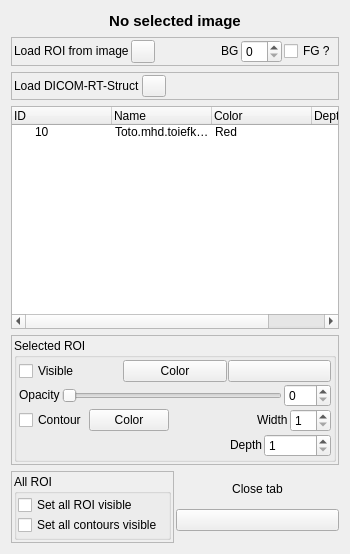
<?xml version="1.0" encoding="UTF-8"?>
<ui version="4.0">
 <class>vvToolROIManager</class>
 <widget class="QWidget" name="vvToolROIManager">
  <property name="geometry">
   <rect>
    <x>0</x>
    <y>0</y>
    <width>350</width>
    <height>554</height>
   </rect>
  </property>
  <property name="sizePolicy">
   <sizepolicy hsizetype="Preferred" vsizetype="Preferred">
    <horstretch>0</horstretch>
    <verstretch>0</verstretch>
   </sizepolicy>
  </property>
  <property name="maximumSize">
   <size>
    <width>16777215</width>
    <height>16777215</height>
   </size>
  </property>
  <property name="windowTitle">
   <string>Form</string>
  </property>
  <layout class="QVBoxLayout" name="verticalLayout_5">
   <item>
    <layout class="QHBoxLayout" name="horizontalLayout_2">
     <item>
      <spacer name="horizontalSpacer">
       <property name="orientation">
        <enum>Qt::Horizontal</enum>
       </property>
       <property name="sizeHint" stdset="0">
        <size>
         <width>40</width>
         <height>20</height>
        </size>
       </property>
      </spacer>
     </item>
     <item>
      <widget class="QLabel" name="mLabelInputInfo">
       <property name="font">
        <font>
         <pointsize>11</pointsize>
         <weight>75</weight>
         <bold>true</bold>
        </font>
       </property>
       <property name="frameShape">
        <enum>QFrame::NoFrame</enum>
       </property>
       <property name="text">
        <string>No selected image</string>
       </property>
       <property name="alignment">
        <set>Qt::AlignCenter</set>
       </property>
      </widget>
     </item>
     <item>
      <spacer name="horizontalSpacer_3">
       <property name="orientation">
        <enum>Qt::Horizontal</enum>
       </property>
       <property name="sizeHint" stdset="0">
        <size>
         <width>40</width>
         <height>20</height>
        </size>
       </property>
      </spacer>
     </item>
    </layout>
   </item>
   <item>
    <widget class="QFrame" name="frame_3">
     <property name="frameShape">
      <enum>QFrame::StyledPanel</enum>
     </property>
     <property name="frameShadow">
      <enum>QFrame::Raised</enum>
     </property>
     <layout class="QHBoxLayout" name="horizontalLayout">
      <property name="spacing">
       <number>2</number>
      </property>
      <property name="margin">
       <number>2</number>
      </property>
      <item>
       <widget class="QLabel" name="vectorFieldNameLabel_4">
        <property name="sizePolicy">
         <sizepolicy hsizetype="Preferred" vsizetype="Fixed">
          <horstretch>0</horstretch>
          <verstretch>0</verstretch>
         </sizepolicy>
        </property>
        <property name="text">
         <string>Load ROI from image</string>
        </property>
       </widget>
      </item>
      <item>
       <widget class="QPushButton" name="mOpenBinaryButton">
        <property name="sizePolicy">
         <sizepolicy hsizetype="Fixed" vsizetype="Fixed">
          <horstretch>0</horstretch>
          <verstretch>0</verstretch>
         </sizepolicy>
        </property>
        <property name="maximumSize">
         <size>
          <width>24</width>
          <height>24</height>
         </size>
        </property>
        <property name="toolTip">
         <string>Open label image</string>
        </property>
        <property name="text">
         <string/>
        </property>
        <property name="icon">
         <iconset resource="../vvIcons.qrc">
          <normaloff>:/common/icons/fileopen.png</normaloff>:/common/icons/fileopen.png</iconset>
        </property>
       </widget>
      </item>
      <item>
       <spacer name="horizontalSpacer_4">
        <property name="orientation">
         <enum>Qt::Horizontal</enum>
        </property>
        <property name="sizeHint" stdset="0">
         <size>
          <width>40</width>
          <height>20</height>
         </size>
        </property>
       </spacer>
      </item>
      <item>
       <widget class="QLabel" name="dimensionStaticLabel">
        <property name="sizePolicy">
         <sizepolicy hsizetype="Fixed" vsizetype="Fixed">
          <horstretch>0</horstretch>
          <verstretch>0</verstretch>
         </sizepolicy>
        </property>
        <property name="text">
         <string>BG</string>
        </property>
       </widget>
      </item>
      <item>
       <widget class="QSpinBox" name="mBackgroundValueSpinBox"/>
      </item>
      <item>
       <widget class="QCheckBox" name="mBGModeCheckBox">
        <property name="toolTip">
         <string>Tick if you want to consider FG mode instead of BG mode.</string>
        </property>
        <property name="text">
         <string>FG ?</string>
        </property>
       </widget>
      </item>
     </layout>
    </widget>
   </item>
   <item>
    <widget class="QFrame" name="frame_4">
     <property name="frameShape">
      <enum>QFrame::StyledPanel</enum>
     </property>
     <property name="frameShadow">
      <enum>QFrame::Raised</enum>
     </property>
     <layout class="QHBoxLayout" name="horizontalLayout_10">
      <property name="spacing">
       <number>2</number>
      </property>
      <property name="margin">
       <number>2</number>
      </property>
      <item>
       <widget class="QLabel" name="vectorFieldNameLabel_5">
        <property name="sizePolicy">
         <sizepolicy hsizetype="Preferred" vsizetype="Fixed">
          <horstretch>0</horstretch>
          <verstretch>0</verstretch>
         </sizepolicy>
        </property>
        <property name="text">
         <string>Load DICOM-RT-Struct</string>
        </property>
       </widget>
      </item>
      <item>
       <widget class="QPushButton" name="mOpenDicomButton">
        <property name="sizePolicy">
         <sizepolicy hsizetype="Fixed" vsizetype="Fixed">
          <horstretch>0</horstretch>
          <verstretch>0</verstretch>
         </sizepolicy>
        </property>
        <property name="maximumSize">
         <size>
          <width>24</width>
          <height>24</height>
         </size>
        </property>
        <property name="toolTip">
         <string>Open label image</string>
        </property>
        <property name="text">
         <string/>
        </property>
        <property name="icon">
         <iconset resource="../vvIcons.qrc">
          <normaloff>:/common/icons/fileopen.png</normaloff>:/common/icons/fileopen.png</iconset>
        </property>
       </widget>
      </item>
      <item>
       <spacer name="horizontalSpacer_6">
        <property name="orientation">
         <enum>Qt::Horizontal</enum>
        </property>
        <property name="sizeHint" stdset="0">
         <size>
          <width>40</width>
          <height>20</height>
         </size>
        </property>
       </spacer>
      </item>
     </layout>
    </widget>
   </item>
   <item>
    <widget class="QTreeWidget" name="mTree">
     <property name="sizePolicy">
      <sizepolicy hsizetype="Expanding" vsizetype="Expanding">
       <horstretch>0</horstretch>
       <verstretch>0</verstretch>
      </sizepolicy>
     </property>
     <property name="font">
      <font>
       <pointsize>9</pointsize>
      </font>
     </property>
     <property name="editTriggers">
      <set>QAbstractItemView::AllEditTriggers</set>
     </property>
     <property name="tabKeyNavigation">
      <bool>true</bool>
     </property>
     <property name="alternatingRowColors">
      <bool>true</bool>
     </property>
     <property name="selectionMode">
      <enum>QAbstractItemView::SingleSelection</enum>
     </property>
     <property name="selectionBehavior">
      <enum>QAbstractItemView::SelectRows</enum>
     </property>
     <property name="animated">
      <bool>true</bool>
     </property>
     <property name="wordWrap">
      <bool>true</bool>
     </property>
     <column>
      <property name="text">
       <string>ID</string>
      </property>
     </column>
     <column>
      <property name="text">
       <string>Name</string>
      </property>
     </column>
     <column>
      <property name="text">
       <string>Color</string>
      </property>
     </column>
     <column>
      <property name="text">
       <string>Depth</string>
      </property>
     </column>
     <item>
      <property name="text">
       <string>10</string>
      </property>
      <property name="text">
       <string>Toto.mhd.toiefkjhfdjvhjhf</string>
      </property>
      <property name="text">
       <string>Red</string>
      </property>
      <property name="text">
       <string/>
      </property>
     </item>
    </widget>
   </item>
   <item>
    <widget class="QFrame" name="frame">
     <property name="frameShape">
      <enum>QFrame::StyledPanel</enum>
     </property>
     <property name="frameShadow">
      <enum>QFrame::Raised</enum>
     </property>
     <layout class="QGridLayout" name="gridLayout">
      <property name="margin">
       <number>2</number>
      </property>
      <property name="spacing">
       <number>2</number>
      </property>
      <item row="0" column="0">
       <widget class="QGroupBox" name="mGroupBoxROI">
        <property name="sizePolicy">
         <sizepolicy hsizetype="Preferred" vsizetype="Fixed">
          <horstretch>0</horstretch>
          <verstretch>0</verstretch>
         </sizepolicy>
        </property>
        <property name="title">
         <string>Selected ROI</string>
        </property>
        <layout class="QVBoxLayout" name="verticalLayout">
         <property name="spacing">
          <number>2</number>
         </property>
         <property name="margin">
          <number>2</number>
         </property>
         <item>
          <layout class="QHBoxLayout" name="horizontalLayout_8">
           <property name="spacing">
            <number>1</number>
           </property>
           <item>
            <widget class="QCheckBox" name="mCheckBoxShow">
             <property name="text">
              <string>Visible</string>
             </property>
             <property name="checked">
              <bool>false</bool>
             </property>
            </widget>
           </item>
           <item>
            <widget class="QPushButton" name="mChangeColorButton">
             <property name="toolTip">
              <string/>
             </property>
             <property name="autoFillBackground">
              <bool>false</bool>
             </property>
             <property name="text">
              <string>Color</string>
             </property>
            </widget>
           </item>
           <item>
            <widget class="QPushButton" name="mReloadButton">
             <property name="toolTip">
              <string>Reload image</string>
             </property>
             <property name="autoFillBackground">
              <bool>false</bool>
             </property>
             <property name="text">
              <string/>
             </property>
             <property name="icon">
              <iconset resource="../vvIcons.qrc">
               <normaloff>:/common/icons/rotateright.png</normaloff>:/common/icons/rotateright.png</iconset>
             </property>
            </widget>
           </item>
          </layout>
         </item>
         <item>
          <layout class="QHBoxLayout" name="horizontalLayout_5">
           <property name="spacing">
            <number>2</number>
           </property>
           <item>
            <widget class="QLabel" name="vectorFieldNameLabel_7">
             <property name="sizePolicy">
              <sizepolicy hsizetype="Preferred" vsizetype="Fixed">
               <horstretch>0</horstretch>
               <verstretch>0</verstretch>
              </sizepolicy>
             </property>
             <property name="text">
              <string>Opacity</string>
             </property>
            </widget>
           </item>
           <item>
            <widget class="QSlider" name="mOpacitySlider">
             <property name="maximum">
              <number>100</number>
             </property>
             <property name="orientation">
              <enum>Qt::Horizontal</enum>
             </property>
            </widget>
           </item>
           <item>
            <widget class="QSpinBox" name="mOpacitySpinBox">
             <property name="maximum">
              <number>100</number>
             </property>
            </widget>
           </item>
          </layout>
         </item>
         <item>
          <layout class="QHBoxLayout" name="horizontalLayout_9">
           <property name="spacing">
            <number>2</number>
           </property>
           <item>
            <widget class="QCheckBox" name="mContourCheckBoxShow">
             <property name="text">
              <string>Contour</string>
             </property>
             <property name="checked">
              <bool>false</bool>
             </property>
            </widget>
           </item>
           <item>
            <widget class="QPushButton" name="mChangeContourColorButton">
             <property name="toolTip">
              <string/>
             </property>
             <property name="autoFillBackground">
              <bool>false</bool>
             </property>
             <property name="text">
              <string>Color</string>
             </property>
            </widget>
           </item>
           <item>
            <spacer name="horizontalSpacer_2">
             <property name="orientation">
              <enum>Qt::Horizontal</enum>
             </property>
             <property name="sizeHint" stdset="0">
              <size>
               <width>40</width>
               <height>20</height>
              </size>
             </property>
            </spacer>
           </item>
           <item>
            <layout class="QHBoxLayout" name="horizontalLayout_6">
             <item>
              <widget class="QLabel" name="mROInameLabel_2">
               <property name="sizePolicy">
                <sizepolicy hsizetype="Preferred" vsizetype="Fixed">
                 <horstretch>0</horstretch>
                 <verstretch>0</verstretch>
                </sizepolicy>
               </property>
               <property name="text">
                <string>Width</string>
               </property>
              </widget>
             </item>
             <item>
              <widget class="QSpinBox" name="mContourWidthSpinBox">
               <property name="minimum">
                <number>1</number>
               </property>
               <property name="maximum">
                <number>10</number>
               </property>
              </widget>
             </item>
            </layout>
           </item>
          </layout>
         </item>
         <item>
          <layout class="QHBoxLayout" name="horizontalLayout_3">
           <property name="spacing">
            <number>2</number>
           </property>
           <item>
            <widget class="QLabel" name="mROInameLabel">
             <property name="sizePolicy">
              <sizepolicy hsizetype="Preferred" vsizetype="Fixed">
               <horstretch>0</horstretch>
               <verstretch>0</verstretch>
              </sizepolicy>
             </property>
             <property name="text">
              <string>        </string>
             </property>
            </widget>
           </item>
           <item>
            <spacer name="horizontalSpacer_5">
             <property name="orientation">
              <enum>Qt::Horizontal</enum>
             </property>
             <property name="sizeHint" stdset="0">
              <size>
               <width>40</width>
               <height>20</height>
              </size>
             </property>
            </spacer>
           </item>
           <item>
            <widget class="QLabel" name="mROInameLabel_3">
             <property name="sizePolicy">
              <sizepolicy hsizetype="Preferred" vsizetype="Fixed">
               <horstretch>0</horstretch>
               <verstretch>0</verstretch>
              </sizepolicy>
             </property>
             <property name="text">
              <string>Depth</string>
             </property>
            </widget>
           </item>
           <item>
            <widget class="QSpinBox" name="mDepthSpinBox">
             <property name="minimum">
              <number>1</number>
             </property>
             <property name="maximum">
              <number>999999</number>
             </property>
            </widget>
           </item>
          </layout>
         </item>
        </layout>
       </widget>
      </item>
     </layout>
    </widget>
   </item>
   <item>
    <layout class="QHBoxLayout" name="horizontalLayout_7">
     <property name="spacing">
      <number>2</number>
     </property>
     <item>
      <widget class="QFrame" name="frame_2">
       <property name="frameShape">
        <enum>QFrame::StyledPanel</enum>
       </property>
       <property name="frameShadow">
        <enum>QFrame::Raised</enum>
       </property>
       <layout class="QGridLayout" name="gridLayout_2">
        <property name="margin">
         <number>2</number>
        </property>
        <property name="spacing">
         <number>2</number>
        </property>
        <item row="0" column="0">
         <layout class="QHBoxLayout" name="horizontalLayout_4">
          <property name="spacing">
           <number>2</number>
          </property>
          <item>
           <widget class="QGroupBox" name="groupBox">
            <property name="sizePolicy">
             <sizepolicy hsizetype="Preferred" vsizetype="Fixed">
              <horstretch>0</horstretch>
              <verstretch>0</verstretch>
             </sizepolicy>
            </property>
            <property name="title">
             <string>All ROI</string>
            </property>
            <layout class="QVBoxLayout" name="verticalLayout_2">
             <property name="spacing">
              <number>1</number>
             </property>
             <property name="margin">
              <number>1</number>
             </property>
             <item>
              <layout class="QVBoxLayout" name="verticalLayout_4">
               <property name="spacing">
                <number>0</number>
               </property>
               <property name="bottomMargin">
                <number>1</number>
               </property>
               <item>
                <widget class="QCheckBox" name="mCheckBoxShowAll">
                 <property name="text">
                  <string>Set all ROI visible</string>
                 </property>
                 <property name="checked">
                  <bool>false</bool>
                 </property>
                 <property name="tristate">
                  <bool>true</bool>
                 </property>
                </widget>
               </item>
               <item>
                <widget class="QCheckBox" name="mContourCheckBoxShowAll">
                 <property name="text">
                  <string>Set all contours visible</string>
                 </property>
                 <property name="checked">
                  <bool>false</bool>
                 </property>
                 <property name="tristate">
                  <bool>true</bool>
                 </property>
                </widget>
               </item>
              </layout>
             </item>
            </layout>
           </widget>
          </item>
         </layout>
        </item>
       </layout>
      </widget>
     </item>
     <item>
      <layout class="QVBoxLayout" name="verticalLayout_3">
       <item>
        <widget class="QLabel" name="mROInameLabel_4">
         <property name="sizePolicy">
          <sizepolicy hsizetype="Preferred" vsizetype="Fixed">
           <horstretch>0</horstretch>
           <verstretch>0</verstretch>
          </sizepolicy>
         </property>
         <property name="text">
          <string>Close tab</string>
         </property>
         <property name="alignment">
          <set>Qt::AlignCenter</set>
         </property>
        </widget>
       </item>
       <item>
        <widget class="QPushButton" name="mCloseButton">
         <property name="toolTip">
          <string/>
         </property>
         <property name="autoFillBackground">
          <bool>false</bool>
         </property>
         <property name="text">
          <string/>
         </property>
         <property name="icon">
          <iconset resource="../vvIcons.qrc">
           <normaloff>:/common/icons/exit.png</normaloff>:/common/icons/exit.png</iconset>
         </property>
        </widget>
       </item>
      </layout>
     </item>
    </layout>
   </item>
  </layout>
 </widget>
 <tabstops>
  <tabstop>mOpenBinaryButton</tabstop>
  <tabstop>mBackgroundValueSpinBox</tabstop>
  <tabstop>mBGModeCheckBox</tabstop>
  <tabstop>mOpenDicomButton</tabstop>
  <tabstop>mTree</tabstop>
  <tabstop>mCheckBoxShow</tabstop>
  <tabstop>mChangeColorButton</tabstop>
  <tabstop>mReloadButton</tabstop>
  <tabstop>mOpacitySlider</tabstop>
  <tabstop>mOpacitySpinBox</tabstop>
  <tabstop>mContourCheckBoxShow</tabstop>
  <tabstop>mChangeContourColorButton</tabstop>
  <tabstop>mContourWidthSpinBox</tabstop>
  <tabstop>mDepthSpinBox</tabstop>
  <tabstop>mCheckBoxShowAll</tabstop>
  <tabstop>mContourCheckBoxShowAll</tabstop>
  <tabstop>mCloseButton</tabstop>
 </tabstops>
 <resources>
  <include location="../vvIcons.qrc"/>
 </resources>
 <connections>
  <connection>
   <sender>mOpacitySlider</sender>
   <signal>valueChanged(int)</signal>
   <receiver>mOpacitySpinBox</receiver>
   <slot>setValue(int)</slot>
   <hints>
    <hint type="sourcelabel">
     <x>289</x>
     <y>371</y>
    </hint>
    <hint type="destinationlabel">
     <x>413</x>
     <y>374</y>
    </hint>
   </hints>
  </connection>
  <connection>
   <sender>mOpacitySpinBox</sender>
   <signal>valueChanged(int)</signal>
   <receiver>mOpacitySlider</receiver>
   <slot>setValue(int)</slot>
   <hints>
    <hint type="sourcelabel">
     <x>376</x>
     <y>367</y>
    </hint>
    <hint type="destinationlabel">
     <x>292</x>
     <y>371</y>
    </hint>
   </hints>
  </connection>
 </connections>
</ui>
